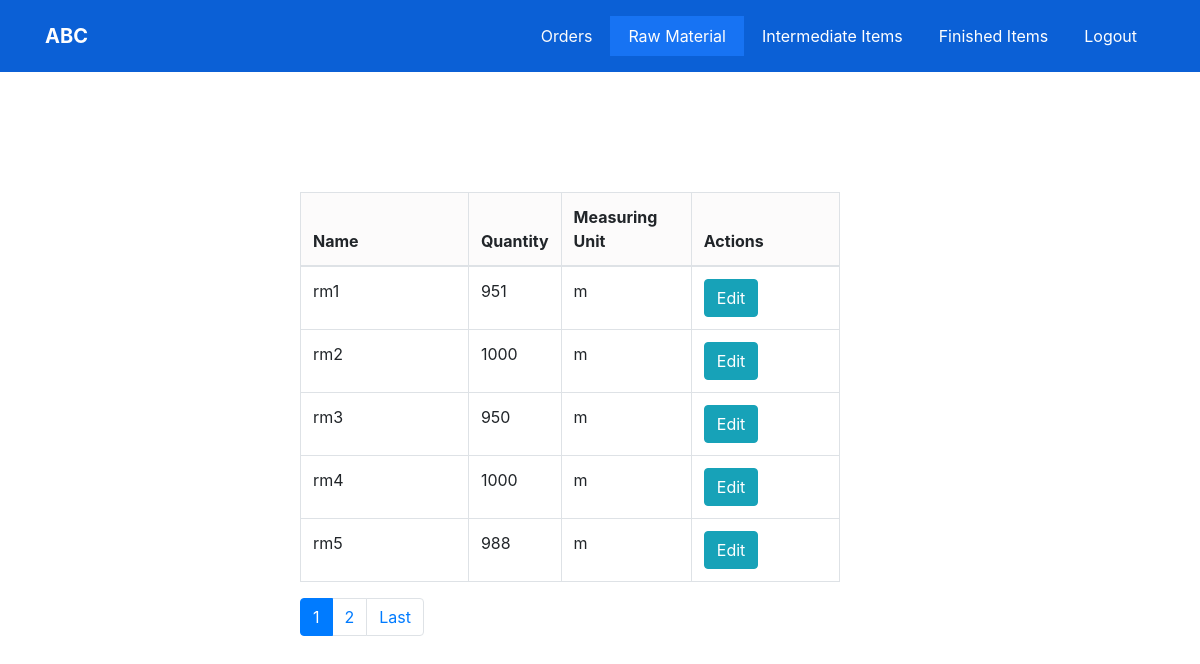
Screenshot of /pages/worker_raw_material/worker_raw_material.php (signed in) with the database file from the repository.
### tables this page shows
CREATE TABLE `raw_material` (
  `rm_id` int(11) UNSIGNED NOT NULL,
  `name` varchar(100) NOT NULL,
  `quantity` int(11) NOT NULL DEFAULT '0',
  `measuring_unit` varchar(20) NOT NULL
);

### config/raw_material.php (called while the page is built, shortened)
<?php
	class RawMaterial implements Items
	{
		private $conn;
		public function __construct($connection)
		{
			$this->conn = $connection;
		}
		public function readAll($from_record_num, $records_per_page)
		{
			$query = "SELECT
						*
					FROM
						raw_material
					ORDER BY
						name ASC
					LIMIT
						{$from_record_num}, {$records_per_page}";
			$result = $this->conn->query( $query );
			return $result;
		}
	}
?>

### pages/worker_raw_material/worker_raw_material.php (the view, shortened to what this page needs)
<!DOCTYPE html>
<html>
<head>
    <link rel="stylesheet" href="assets/bootstrap/css/bootstrap.min.css">
    <link rel="stylesheet" href="assets/css/Navigation-Clean.css">
    <link rel="stylesheet" href="assets/css/styles.css">
</head>
<?php
	require_once("../../config/raw_material.php");
	$database = new Database();
	$conn = $database->getConnection();
	$rm = new RawMaterial($conn);
	$page = isset($_GET['page']) ? $_GET['page'] : 1;
	$records_per_page = 5;
	$from_record_num = ($records_per_page * $page) - $records_per_page + 1;
	$result = $rm->readAll($from_record_num, $records_per_page);
	$num = $result->num_rows;
?>
<body style="background-color:transparent;">
    <div>
        <nav class="navbar navbar-light navbar-expand-md navigation-clean" style="background-color:#0b60d6;">
            <div class="container"><a class="navbar-brand" href="#" style="color:rgb(254,254,254);">ABC</a>
				<div class="collapse navbar-collapse" id="navcol-1">
                    <ul class="nav navbar-nav ml-auto">
                        <li class="nav-item" role="presentation"><a class="nav-link" href="../worker_orders/worker_orders.php" style="color:rgb(251,251,252);">Orders</a></li>
						<li class="nav-item" role="presentation" style="background-color:#1773f3;"><a class="nav-link" href="worker_raw_material.php" style="color:rgb(253,253,253);">Raw Material</a></li>
						<li class="nav-item" role="presentation"><a class="nav-link" href="../worker_intermediate_items/worker_intermediate_items.php" style="color:rgb(255,255,255);">Intermediate Items</a></li>
                        <li class="nav-item" role="presentation"><a class="nav-link" href="../worker_finished_items/worker_finished_items.php" style="color:rgb(254,254,254);">Finished Items</a></li>
						<li class="nav-item" role="presentation"><a class="nav-link" href="../logout/logout.php" style="color:rgb(254,254,254);">Logout</a></li>
                    </ul>
            	</div>
    		</div>
    	</nav>
    </div>
	<div class="table-responsive" style="width:45%;margin:10% 25% 0px;">
		<?php
			if($num > 0)
			{
				echo("<table class='table table-hover table-responsive table-bordered' style='width:100%;'>
						<thead>
							<tr style='background-color:rgba(237,234,234,0.2);'>
								<th style='width:35%;'>Name</th>
								<th style='width:10%;'>Quantity</th>
								<th style='width:25%;'>Measuring Unit</th>
								<th style='width:30%;'>Actions</th>
							</tr>
						</thead>
						<tbody>");
				while ($row = $result->fetch_array(MYSQLI_NUM))
				{
					echo("<tr>");
						echo("<td>". $row[1]. "</td>");
						echo("<td>". $row[2]. "</td>");
						echo("<td>". $row[3]. "</td>");
						echo("<td>");
							echo("<a href='update_item.php?id={$row[0]}' class='btn btn-info'>");
								echo("<span class='glyphicon glyphicon-edit'></span> Edit");
							echo("</a>");
						echo("</td>");
					echo("</tr>");
				}
				echo("</tbody></table>");
			}
			else
			{
				echo "<div class='alert alert-info'>No item found.</div>";
			}
		?>
	</div>
</body>
</html>

### pages/worker_raw_material/assets/css/Navigation-Clean.css (style rules this page uses)
.navigation-clean { background:#fff; padding-top:.75rem; padding-bottom:.75rem; color:#333; border-radius:0; box-shadow:none; border:none; margin-bottom:0; }
@media (min-width:768px) { .navigation-clean { padding-top:1rem; padding-bottom:1rem; } }
.navigation-clean .navbar-brand { font-weight:bold; color:inherit; }
.navigation-clean .navbar-collapse, .navigation-clean .form-inline { border-top-color:#ddd; }
.navigation-clean.navbar .navbar-nav .nav-link { padding-left:18px; padding-right:18px; }
.navigation-clean.navbar-light .navbar-nav .nav-link { color:#465765; }

### rows the page displays
raw_material: name "rm1", quantity "951", measuring_unit "m"
raw_material: name "rm2", quantity "1000", measuring_unit "m"
raw_material: name "rm3", quantity "950", measuring_unit "m"
raw_material: name "rm4", quantity "1000", measuring_unit "m"
raw_material: name "rm5", quantity "988", measuring_unit "m"
